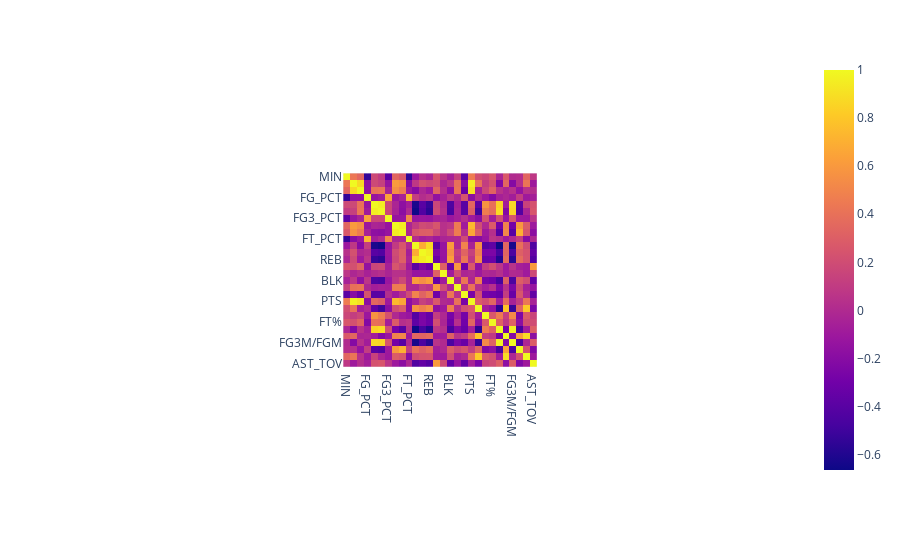

This figure's notebook cell:
### Code cell
data_per_min = data.groupby(['PLAYER','PLAYER_ID','Year'])[total_cols].sum().reset_index()
for col in data_per_min.columns[4:]:
    data_per_min[col] = data_per_min[col]/data_per_min['MIN']

data_per_min['FG%'] = data_per_min['FGM']/data_per_min['FGA']
data_per_min['3PT%'] = data_per_min['FG3M']/data_per_min['FG3A']
data_per_min['FT%'] = data_per_min['FTM']/data_per_min['FTA']
data_per_min['FG3A%'] = data_per_min['FG3A']/data_per_min['FGA']
data_per_min['PTS/FGA'] = data_per_min['PTS']/data_per_min['FGA']
data_per_min['FG3M/FGM'] = data_per_min['FG3M']/data_per_min['FGM']
data_per_min['FTA/FGA'] = data_per_min['FTA']/data_per_min['FGA']
data_per_min['TRU%'] = 0.5*data_per_min['PTS']/(data_per_min['FGA']+0.475*data_per_min['FTA'])
data_per_min['AST_TOV'] = data_per_min['AST']/data_per_min['TOV']

data_per_min = data_per_min[data_per_min['MIN']>=50]
data_per_min.drop(columns='PLAYER_ID',inplace=True)
data_per_min.drop(columns='PLAYER',inplace=True)
data_per_min.drop(columns='Year',inplace=True)
fig = px.imshow(data_per_min.corr())
fig.show()

### Figure 1 — Plotly figure (JSON) as saved in the notebook; plotly's stock layout.template omitted (floating-point values rounded to 4 significant figures; data arrays with more than 128 entries replaced by an {"elided": "..."} marker saying what was removed)
{"data": [{"coloraxis": "coloraxis", "hovertemplate": "x: %{x}<br>y: %{y}<br>color: %{z}<extra></extra>", "name": "0", "type": "heatmap", "x": ["MIN", "FGM", "FGA", "FG_PCT", "FG3M", "FG3A", "FG3_PCT", "FTM", "FTA", "FT_PCT", "OREB", "DREB", "REB", "AST", "STL", "BLK", "TOV", "PF", "PTS", "FG%", "3PT%", "FT%", "FG3A%", "PTS/FGA", "FG3M/FGM", "FTA/FGA", "TRU%", "AST_TOV"], "xaxis": "x", "y": ["MIN", "FGM", "FGA", "FG_PCT", "FG3M", "FG3A", "FG3_PCT", "FTM", "FTA", "FT_PCT", "OREB", "DREB", "REB", "AST", "STL", "BLK", "TOV", "PF", "PTS", "FG%", "3PT%", "FT%", "FG3A%", "PTS/FGA", "FG3M/FGM", "FTA/FGA", "TRU%", "AST_TOV"], "yaxis": "y", "z": {"elided": "28x28 float values"}}], "layout": {"autosize": true, "coloraxis": {"colorscale": [[0, "#0d0887"], [0.1111, "#46039f"], [0.2222, "#7201a8"], [0.3333, "#9c179e"], [0.4444, "#bd3786"], [0.5556, "#d8576b"], [0.6667, "#ed7953"], [0.7778, "#fb9f3a"], [0.8889, "#fdca26"], [1, "#f0f921"]]}, "margin": {"t": 60}, "xaxis": {"anchor": "y", "autorange": true, "constrain": "domain", "domain": [0.3655, 0.6345], "range": [-0.5, 27.5], "scaleanchor": "y", "type": "category"}, "yaxis": {"anchor": "x", "autorange": true, "constrain": "domain", "domain": [0, 1], "range": [27.5, -0.5], "type": "category"}}}
